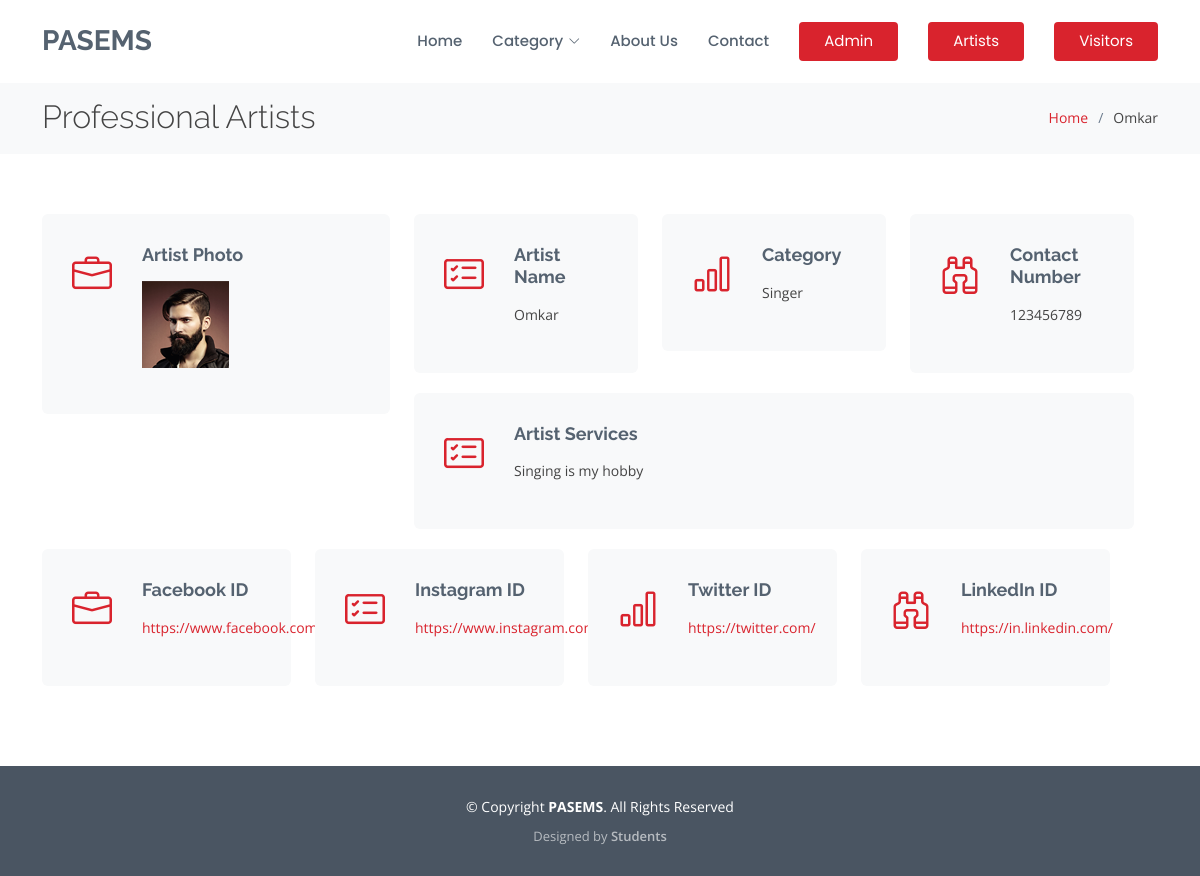
Screenshot of /team-details.php?uid=Omkar with the database file from the repository.
### tables this page shows
CREATE TABLE `users` (
  `id` int(11) NOT NULL,
  `fullName` varchar(255) DEFAULT NULL,
  `userEmail` varchar(255) DEFAULT NULL,
  `password` varchar(255) DEFAULT NULL,
  `contactNo` bigint(11) DEFAULT NULL,
  `address` tinytext DEFAULT NULL,
  `State` varchar(255) DEFAULT NULL,
  `categoryName` varchar(255) DEFAULT NULL,
  `pincode` int(6) DEFAULT NULL,
  `servicedetails` tinytext NOT NULL,
  `facebook` varchar(25) NOT NULL,
  `instagram` varchar(25) NOT NULL,
  `twitter` varchar(25) NOT NULL,
  `linkedin` varchar(25) NOT NULL,
  `userImage` varchar(255) DEFAULT NULL,
  `regDate` timestamp NOT NULL DEFAULT current_timestamp(),
  `updationDate` timestamp NULL DEFAULT NULL,
  `status` int(1) DEFAULT 0
);

### team-details.php (the view, shortened to what this page needs)
<?php
include('include/config.php');
$uid=$_GET['uid'];
?>
<!DOCTYPE html>
<html lang="en">
<head>
  <link href="assets/vendor/animate.css/animate.min.css" rel="stylesheet">
  <link href="assets/vendor/bootstrap/css/bootstrap.min.css" rel="stylesheet">
  <link href="assets/vendor/bootstrap-icons/bootstrap-icons.css" rel="stylesheet">
  <link href="assets/vendor/boxicons/css/boxicons.min.css" rel="stylesheet">
  <link href="assets/vendor/glightbox/css/glightbox.min.css" rel="stylesheet">
  <link href="assets/vendor/remixicon/remixicon.css" rel="stylesheet">
  <link href="assets/vendor/swiper/swiper-bundle.min.css" rel="stylesheet">
  <link href="assets/css/style.css" rel="stylesheet">
</head>
<body>
  <header id="header" class="fixed-top d-flex align-items-center">
    <div class="container d-flex align-items-center">
      <h1 class="logo me-auto"><a href="index.php">PASEMS</a></h1>
      <nav id="navbar" class="navbar">
        <ul>
          <li><a href="index.php">Home</a></li>
		  <li class="dropdown"><a href="#"><span>Category</span> <i class="bi bi-chevron-down"></i></a>
          </li>
          <li><a href="about.php">About Us</a></li>
          <li><a href="contact.php">Contact</a></li>
          <li><a href="admin" class="getstarted">Admin</a></li>
          <li><a href="users" class="getstarted">Artists</a></li>
          <li><a href="visitors" class="getstarted">Visitors</a></li>
        </ul>
      </nav>
    </div>
  </header>
  <main id="main">
    <section id="breadcrumbs" class="breadcrumbs">
      <div class="container">
        <div class="d-flex justify-content-between align-items-center">
          <h2>Professional Artists</h2>
          <ol>
            <li><a href="index.php">Home</a></li>
            <li><?php echo $uid; ?></li>
          </ol>
        </div>
      </div>
    </section>
    <section id="services" class="services ">
      <div class="container">
        <div class="row">
<?php
$query=mysqli_query($con,"select * from users where fullName='".$_GET['uid']."'");
while($row=mysqli_fetch_array($query))
{
?>
		  <div class="row">
          <div class="col-md-4">
            <div class="icon-box">
              <i class="bi bi-briefcase"></i>
              <h4><a href="#">Artist Photo</a></h4>
              <p><img src="users/userimages/<?php echo htmlentities($row['userImage']);?>" class="img-fluid" alt=""></p>
            </div>
          </div>
          <div class="col-md-8">
		  <div class="row">
          <div class="col-md-4 mt-4 mt-md-0">
            <div class="icon-box">
              <i class="bi bi-card-checklist"></i>
              <h4><a href="#">Artist Name</a></h4>
              <p><?php echo htmlentities($row['fullName']);?></p>
            </div>
          </div>
          <div class="col-md-4 mt-4 mt-md-0">
            <div class="icon-box">
              <i class="bi bi-bar-chart"></i>
              <h4><a href="#">Category</a></h4>
              <p><?php echo htmlentities($row['categoryName']);?></p>
            </div>
          </div>
          <div class="col-md-4 mt-4 mt-md-0">
            <div class="icon-box">
              <i class="bi bi-binoculars"></i>
              <h4><a href="#">Contact Number</a></h4>
              <p><?php echo htmlentities($row['contactNo']);?></p>
            </div>
          </div>
          </div>
		  <div class="row">
          <div class="col-md-12 mt-4 mt-md-0">
            <div class="icon-box">
              <i class="bi bi-card-checklist"></i>
              <h4><a href="#">Artist Services</a></h4>
              <p><?php echo htmlentities($row['servicedetails']);?></p>
            </div>
          </div>
          </div>
        </div>
		  <div class="row">
          <div class="col-md-3">
            <div class="icon-box">
              <i class="bi bi-briefcase"></i>
              <h4><a href="#">Facebook ID</a></h4>
              <p><a href="<?php echo htmlentities($row['facebook']);?>"><?php echo htmlentities($row['facebook']);?></a></p>
            </div>
          </div>
          <div class="col-md-3 mt-4 mt-md-0">
            <div class="icon-box">
              <i class="bi bi-card-checklist"></i>
              <h4><a href="#">Instagram ID</a></h4>
              <p><a href="<?php echo htmlentities($row['instagram']);?>"><?php echo htmlentities($row['instagram']);?></a></p>
            </div>
          </div>
          <div class="col-md-3 mt-4 mt-md-0">
            <div class="icon-box">
              <i class="bi bi-bar-chart"></i>
              <h4><a href="#">Twitter ID</a></h4>
              <p><a href="<?php echo htmlentities($row['twitter']);?>"><?php echo htmlentities($row['twitter']);?></a></p>
            </div>
          </div>
          <div class="col-md-3 mt-4 mt-md-0">
            <div class="icon-box">
              <i class="bi bi-binoculars"></i>
              <h4><a href="#">LinkedIn ID</a></h4>
              <p><a href="<?php echo htmlentities($row['linkedin']);?>"><?php echo htmlentities($row['linkedin']);?></a></p>
            </div>
          </div>
        </div>
<?php }    ?>
        </div>
      </div>
    </section>
  </main>
  <footer id="footer">
    <div class="container">
      <div class="copyright">
        &copy; Copyright <strong><span>PASEMS</span></strong>. All Rights Reserved
      </div>
      <div class="credits">
        Designed by <a href="#">Students</a>
      </div>
    </div>
  </footer>
</body>
</html>

### assets/css/style.css (style rules this page uses)
body { font-family: "Open Sans", sans-serif; color: #444444; }
a { text-decoration: none; color: #d9232d; }
h1, h2, h3, h4, h5, h6 { font-family: "Raleway", sans-serif; }
#header { background: white; transition: all 0.5s; z-index: 997; padding: 20px 0; }
#header .logo { font-size: 28px; margin: 0; padding: 0; line-height: 1; font-weight: 700; text-transform: uppercase; }
#header .logo a { color: #556270; }
.navbar { padding: 0; }
.navbar ul { margin: 0; padding: 0; display: flex; list-style: none; align-items: center; }
.navbar li { position: relative; }
.navbar a, .navbar a:focus { display: flex; align-items: center; justify-content: space-between; padding: 10px 0 10px 30px; font-family: "Poppins", sans-serif; font-size: 15px; font-weight: 500; color: #556270; white-space: nowrap; transition: 0.3s; }
.navbar a i, .navbar a:focus i { font-size: 12px; line-height: 0; margin-left: 5px; }
.navbar .getstarted, .navbar .getstarted:focus { background: #d9232d; padding: 8px 25px; margin-left: 30px; border-radius: 4px; font-weight: 400; color: #fff; }
section { padding: 60px 0; overflow: hidden; }
.section-bg, .services .icon-box { background-color: #f8f9fa; }
.breadcrumbs { padding: 18px 0; background: #f8f9fa; min-height: 40px; margin-top: 80px; }
.breadcrumbs h2 { font-size: 32px; font-weight: 300; margin: 0; }
.breadcrumbs ol { display: flex; flex-wrap: wrap; list-style: none; padding: 0; margin: 0; font-size: 14px; }
.breadcrumbs ol li + li { padding-left: 10px; }
.breadcrumbs ol li + li::before { display: inline-block; padding-right: 10px; color: #6b7b8d; content: "/"; }
.services .icon-box { margin-bottom: 20px; padding: 30px; border-radius: 6px; }
.services .icon-box i { float: left; color: #d9232d; font-size: 40px; }
.services .icon-box h4 { margin-left: 70px; font-weight: 700; margin-bottom: 15px; font-size: 18px; }
.services .icon-box h4 a { color: #556270; transition: 0.3s; }
.services .icon-box p { margin-left: 70px; line-height: 24px; font-size: 14px; }
#footer { background: #4a5562; padding: 0 0 30px 0; color: #fff; font-size: 14px; }
#footer .copyright { text-align: center; padding-top: 30px; }
#footer .credits { padding-top: 10px; text-align: center; font-size: 13px; color: rgba(255, 255, 255, 0.6); }
#footer .credits a { color: rgba(255, 255, 255, 0.6); transition: 0.3s; font-weight: 600; }

### rows the page displays
users: userImage (picture), fullName "Omkar", categoryName "Singer", contactNo "123456789", servicedetails "Singing is my hobby", facebook "https://www.facebook.com/", instagram "https://www.instagram.com", twitter "https://twitter.com/", linkedin "https://in.linkedin.com/"

### other values shown
$uid "Omkar"
